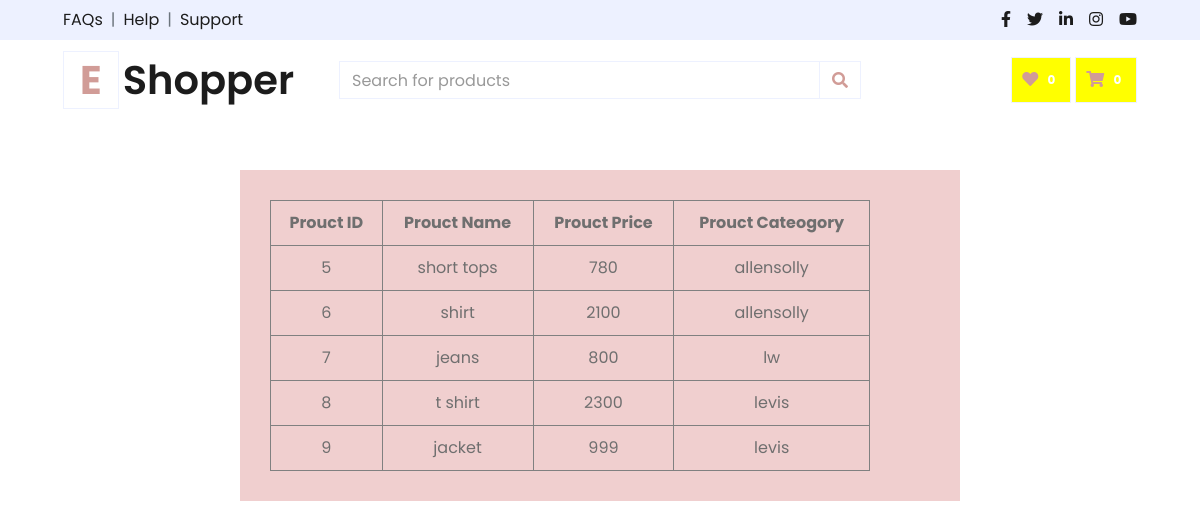
The page /adminapp/view_product on the database its author committed.
### adminapp/models.py (models this page shows)
class ProductList(models.Model):
    Product_ID = models.AutoField(primary_key=True)
    Product_Name = models.CharField(max_length=200)
    Product_Catogary = models.CharField(max_length=200)
    Product_Discription = models.CharField(max_length=1000)
    Product_Price = models.CharField(max_length=100)
    Product_Image = models.ImageField(upload_to = "product_image")

### adminapp/views.py (the view)
# urls.py: path("view_product",views.view_product,name="view_product"),
def view_product(request):
    products = ProductList.objects.all()
    return render(request,"view_product.html",{"products":products})

### templates/view_product.html (shortened to what this page needs)
{% extends 'admin.html'%}
{% block content %}
<div class="p_container">
    <table border="1">
        <tr>
            <th>Prouct ID</th>
            <th>Prouct Name</th>
            <th>Prouct Price</th>
            <th>Prouct Cateogory</th>
        </tr>
        {% for product in products%}
        <tr>
            <td>{{product.Product_ID}}</td>
            <td>{{product.Product_Name}}</td>
            <td>{{product.Product_Price}}</td>
            <td>{{product.Product_Catogary}}</td>
        </tr>
        {% endfor %}
    </table>
</div>
{% endblock %}

### templates/admin.html (shortened to what this page needs)
{%load static %}
<!DOCTYPE html>
<html lang="en">
  <head>
    <head>
      <link rel="stylesheet" href="{%static '\css\adminstyles.css' %}" />
      <link
        href="https://cdnjs.cloudflare.com/ajax/libs/font-awesome/5.10.0/css/all.min.css"
        rel="stylesheet"
      />
      <link
        href="{%static 'lib/owlcarousel/assets/owl.carousel.min.css' %}"
        rel="stylesheet"
      />
      <link href="{%static 'css/style.css' %}" rel="stylesheet" />
      <link rel="stylesheet" href="{%static 'css/adminstyles.css'%}" />
    </head>
    <body>
      <div class="container-fluid">
        <div class="row bg-secondary py-2 px-xl-5">
          <div class="col-lg-6 d-none d-lg-block">
            <div class="d-inline-flex align-items-center">
              <a class="text-dark" href="">FAQs</a>
              <span class="text-muted px-2">|</span>
              <a class="text-dark" href="">Help</a>
              <span class="text-muted px-2">|</span>
              <a class="text-dark" href="">Support</a>
            </div>
          </div>
          <div class="col-lg-6 text-center text-lg-right">
            <div class="d-inline-flex align-items-center">
              <a class="text-dark px-2" href="">
                <i class="fab fa-facebook-f"></i>
              </a>
              <a class="text-dark px-2" href="">
                <i class="fab fa-twitter"></i>
              </a>
              <a class="text-dark px-2" href="">
                <i class="fab fa-linkedin-in"></i>
              </a>
              <a class="text-dark px-2" href="">
                <i class="fab fa-instagram"></i>
              </a>
              <a class="text-dark pl-2" href="">
                <i class="fab fa-youtube"></i>
              </a>
            </div>
          </div>
        </div>
        <div class="row align-items-center py-3 px-xl-5">
          <div class="col-lg-3 d-none d-lg-block">
            <a href="{%url 'adminscreen'%}" class="text-decoration-none">
              <h1 class="m-0 display-5 font-weight-semi-bold">
                <span class="text-primary font-weight-bold border px-3 mr-1"
                  >E</span
                >Shopper
              </h1>
            </a>
          </div>
          <div class="col-lg-6 col-6 text-left">
            <form action="">
              <div class="input-group">
                <input
                  type="text"
                  class="form-control"
                  placeholder="Search for products"
                />
                <div class="input-group-append">
                  <span class="input-group-text bg-transparent text-primary">
                    <i class="fa fa-search"></i>
                  </span>
                </div>
              </div>
            </form>
          </div>
          <div class="col-lg-3 col-6 text-right">
            <a href="" class="btn border">
              <i class="fas fa-heart text-primary"></i>
              <span class="badge">0</span>
            </a>
            <a href="" class="btn border">
              <i class="fas fa-shopping-cart text-primary"></i>
              <span class="badge">0</span>
            </a>
          </div>
        </div>
      </div>
      {% block content %}{% endblock %}
    </body>
  </head>
</html>

### templates/view_product.html (style rules this page uses)
.btn { padding:10px; background-color: yellow; color:white; }
.p_container { background-color: rgb(240, 207, 207); margin-top: 50px; margin-left: 20vw; width: 60vw; padding: 30px; }
table { width: 50vw; }
td,th { text-align: center; padding: 10px; }

### rows shown on the page
ProductList: Product_ID "5", Product_Name "short tops", Product_Price "780", Product_Catogary "allensolly"
ProductList: Product_ID "6", Product_Name "shirt", Product_Price "2100", Product_Catogary "allensolly"
ProductList: Product_ID "7", Product_Name "jeans", Product_Price "800", Product_Catogary "lw"
ProductList: Product_ID "8", Product_Name "t shirt", Product_Price "2300", Product_Catogary "levis"
ProductList: Product_ID "9", Product_Name "jacket", Product_Price "999", Product_Catogary "levis"
